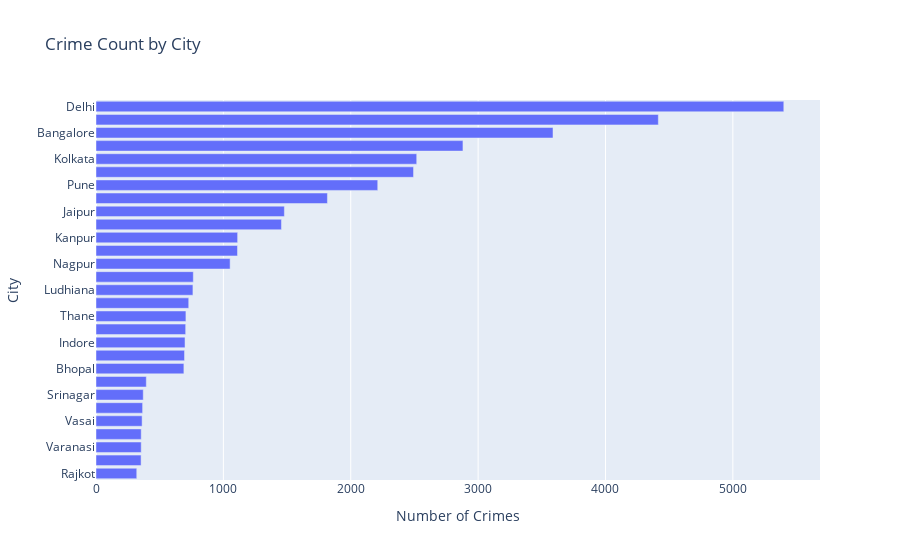

Write notebook code for a chart like this one.
### Code cell
fig = px.bar(crime_city, x='count', y = 'City', orientation = 'h'
, title = 'Crime Count by City', labels = {'City' : 'City', 'count' : 'Number of Crimes'})
fig.update_layout(yaxis = {'categoryorder' : 'total ascending'})
fig.show()

### Figure 1 — Plotly figure (JSON) as saved in the notebook; plotly's stock layout.template omitted (floating-point values rounded to 4 significant figures)
{"data": [{"alignmentgroup": "True", "hovertemplate": "Number of Crimes=%{x}<br>City=%{y}<extra></extra>", "legendgroup": "", "marker": {"color": "#636efa", "pattern": {"shape": ""}}, "name": "", "offsetgroup": "", "orientation": "h", "showlegend": false, "textposition": "auto", "type": "bar", "x": [5400, 4415, 3588, 2881, 2518, 2493, 2212, 1817, 1479, 1456, 1112, 1111, 1053, 764, 761, 728, 706, 704, 699, 695, 690, 395, 371, 366, 362, 355, 355, 354, 320], "xaxis": "x", "y": ["Delhi", "Mumbai", "Bangalore", "Hyderabad", "Kolkata", "Chennai", "Pune", "Ahmedabad", "Jaipur", "Lucknow", "Kanpur", "Surat", "Nagpur", "Agra", "Ludhiana", "Visakhapatnam", "Thane", "Ghaziabad", "Indore", "Patna", "Bhopal", "Meerut", "Srinagar", "Nashik", "Vasai", "Varanasi", "Kalyan", "Faridabad", "Rajkot"], "yaxis": "y"}], "layout": {"barmode": "relative", "legend": {"tracegroupgap": 0}, "title": {"text": "Crime Count by City"}, "xaxis": {"anchor": "y", "domain": [0, 1], "title": {"text": "Number of Crimes"}}, "yaxis": {"anchor": "x", "categoryorder": "total ascending", "domain": [0, 1], "title": {"text": "City"}}}}
